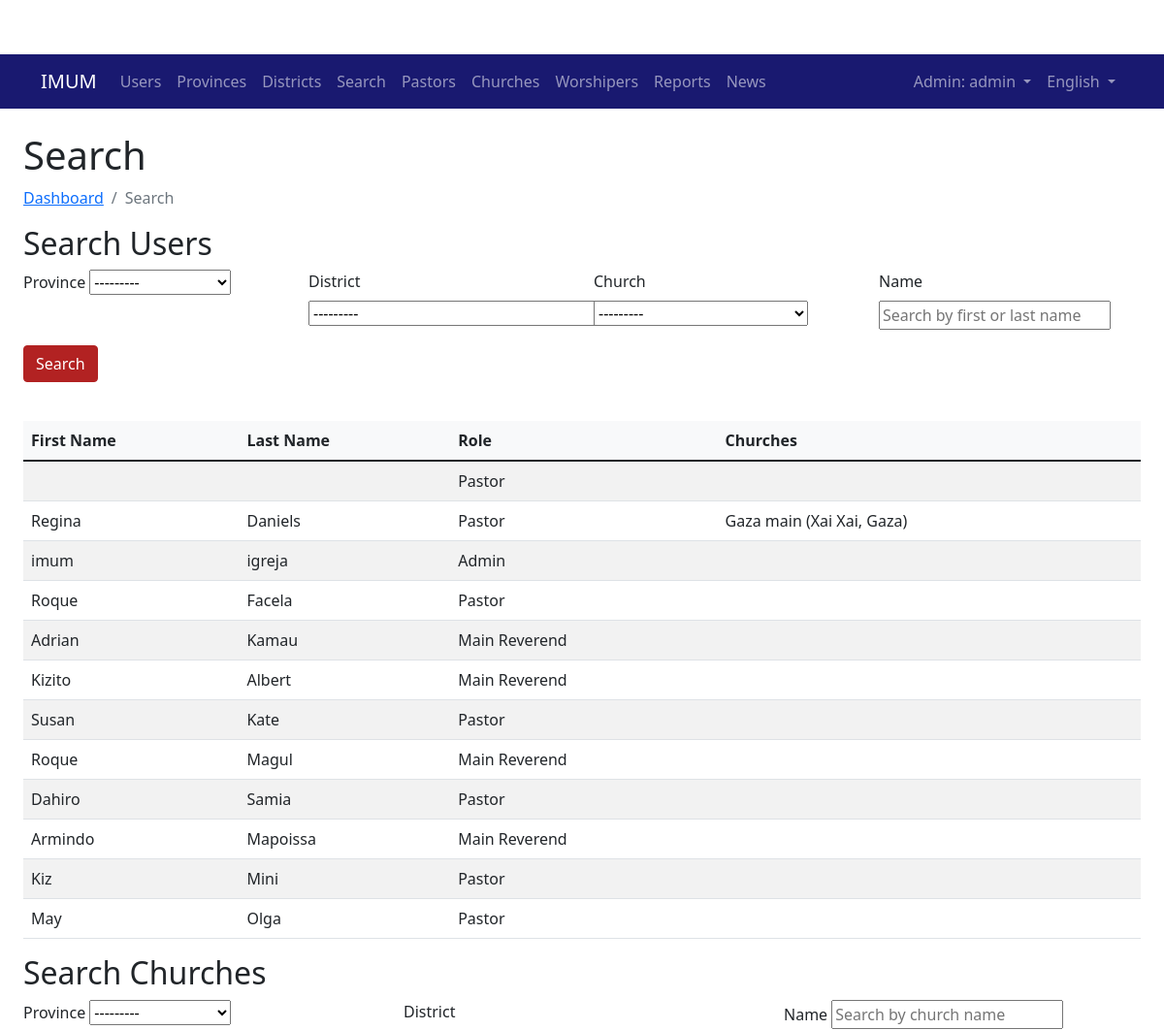
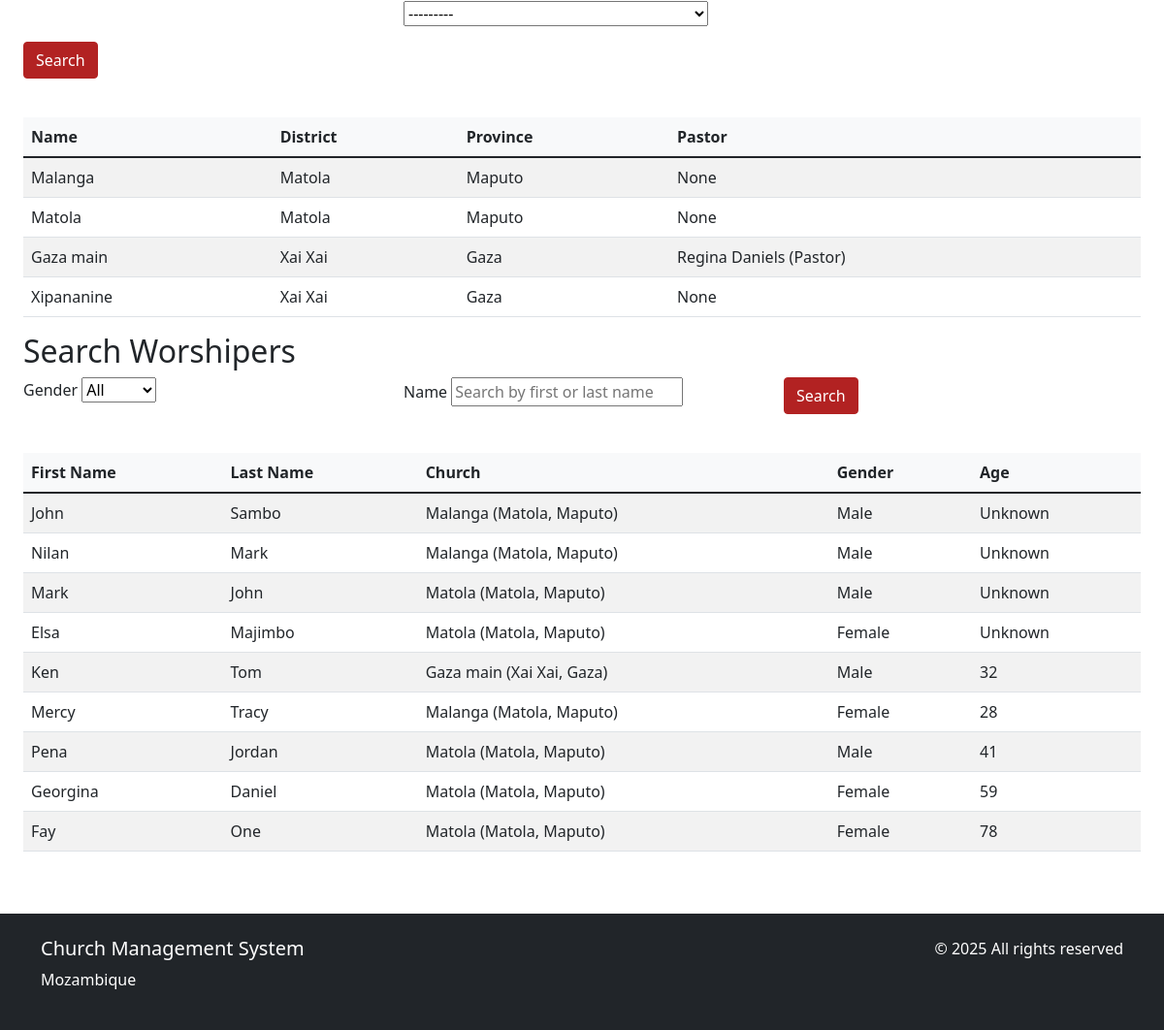
Screenshot of /search/ (signed in) with the database file from the repository (2 pictures, top to bottom).
### church/models.py (models this page shows, shortened)
class User(AbstractUser):
    ROLE_CHOICES = (
        ('ADMIN', _('Admin')),
        ('MAIN_REVEREND', _('Main Reverend')),
        ('PASTOR', _('Pastor')),
    )
    GENDER_CHOICES = (
        ('M', _('Male')),
        ('F', _('Female')),
        ('O', _('Other')),
    )
    PASTOR_CATEGORY_CHOICES = (
        ('DEACON', _('Deacon')),
        ('PROBATIONARY', _('Probationary')),
        ('PRESBYTER', _('Presbyter')),
    )
    role = models.CharField(max_length=20, choices=ROLE_CHOICES, default='PASTOR')
    phone_number = models.CharField(max_length=20, blank=True, null=True)
    profile_picture = models.ImageField(upload_to='profile_pics/', blank=True, null=True)
    address = models.TextField(blank=True, null=True)
    gender = models.CharField(max_length=1, choices=GENDER_CHOICES, blank=True, null=True)
    date_of_birth = models.DateField(blank=True, null=True)
    created_by = models.ForeignKey(
        'self',
        on_delete=models.SET_NULL,
        null=True,
        blank=True,
        related_name='created_users',
        verbose_name=_('Created By')
    )
    groups = models.ManyToManyField(
        Group,
        verbose_name=_('groups'),
        blank=True,
        help_text=_(
            'The groups this user belongs to. A user will get all permissions '
            'granted to each of their groups.'
        ),
        related_name="church_user_set",
        related_query_name="church_user",
    )
    user_permissions = models.ManyToManyField(
        Permission,
        verbose_name=_('user permissions'),
        blank=True,
        help_text=_('Specific permissions for this user.'),
        related_name="church_user_set",
        related_query_name="church_user",
    )
    pastor_category = models.CharField(
        max_length=20,
        choices=PASTOR_CATEGORY_CHOICES,
        null=True,
        blank=True,
        verbose_name=_('Pastor Category')
    )
    class Meta:
        verbose_name = _('user')
        verbose_name_plural = _('users')
    def __str__(self):
        return f"{self.get_full_name() or self.username} ({self.get_role_display()})"

class Church(models.Model):
    name = models.CharField(max_length=200)
    district = models.ForeignKey(District, on_delete=models.CASCADE, related_name='churches')
    pastor = models.ForeignKey(User, on_delete=models.SET_NULL, null=True, blank=True,
                             limit_choices_to={'role': 'PASTOR'}, related_name = 'churches')
    address = models.TextField()
    established_date = models.DateField()
    class Meta:
        verbose_name = _('Church')
        verbose_name_plural = _('Churches')
        ordering = ['name']
    def __str__(self):
        return f"{self.name} ({self.district})"

class District(models.Model):
    name = models.CharField(max_length=100)
    province = models.ForeignKey(Province, on_delete=models.CASCADE, related_name='districts')
    main_reverend = models.ForeignKey(User, on_delete=models.SET_NULL, null=True, blank=True,
                                    limit_choices_to={'role': 'MAIN_REVEREND'})
    class Meta:
        verbose_name = _('District')
        verbose_name_plural = _('Districts')
        ordering = ['province', 'name']
        unique_together = ('name', 'province')
    def __str__(self):
        return f"{self.name}, {self.province.name}"

class Province(models.Model):
    name = models.CharField(max_length=100, unique=True)
    code = models.CharField(max_length=10, unique=True)
    class Meta:
        verbose_name = _('Province')
        verbose_name_plural = _('Provinces')
        ordering = ['name']
    def __str__(self):
        return self.name

class Worshiper(models.Model):
    GENDER_CHOICES = (
        ('M', _('Male')),
        ('F', _('Female')),
        ('O', _('Other')),
    )
    first_name = models.CharField(max_length=100, verbose_name=_('First Name'))
    last_name = models.CharField(max_length=100, verbose_name=_('Last Name'))
    church = models.ForeignKey(Church, on_delete=models.CASCADE, related_name='worshipers', verbose_name=_('Church'))
    phone_number = models.CharField(max_length=20, blank=True, null=True, verbose_name=_('Phone Number'))
    email = models.EmailField(blank=True, null=True, verbose_name=_('Email'))
    is_baptized = models.BooleanField(default=False, verbose_name=_('Is Baptized'))
    is_deceased = models.BooleanField(default=False)
    gender = models.CharField(max_length=1, choices=GENDER_CHOICES, blank=True, null=True, verbose_name=_('Gender'))
    date_of_birth = models.DateField(blank=True, null=True, verbose_name=_('Date of Birth'))
    created_at = models.DateTimeField(auto_now_add=True, verbose_name=_('Created At'))
    def get_age(self):
        if self.date_of_birth:
            today = datetime.date.today()
            return today.year - self.date_of_birth.year - ((today.month, today.day) < (self.date_of_birth.month, self.date_of_birth.day))
        return None
    class Meta:
        verbose_name = _('Worshiper')
        verbose_name_plural = _('Worshipers')
        indexes = [
            models.Index(fields=['is_baptized']),
            models.Index(fields=['is_deceased']),
            models.Index(fields=['gender']),
            models.Index(fields=['date_of_birth']),
            models.Index(fields=['email']),
            models.Index(fields=['church']),
        ]

### church/views.py (the view, shortened to what this page needs)
# urls.py: path('search/', views.search, name='search'),
@login_required
@user_passes_test(admin_required)
def search(request):
    user_form = AdminUserSearchForm(request.GET or None)
    church_form = AdminChurchSearchForm(request.GET or None)
    worshiper_form = AdminWorshiperSearchForm(request.GET or None)
    users = User.objects.select_related('created_by').prefetch_related('churches')
    churches = Church.objects.select_related('district__province', 'pastor')
    worshipers = Worshiper.objects.select_related('church__district__province')
    users, user_per_page = get_paginated_queryset(request, users.order_by('id'), default_per_page=30)
    churches, church_per_page = get_paginated_queryset(request, churches.order_by('id'), default_per_page=30)
    worshipers, worshiper_per_page = get_paginated_queryset(request, worshipers.order_by('id'), default_per_page=30)
    context = {
        'user_form': user_form,
        'church_form': church_form,
        'worshiper_form': worshiper_form,
        'users': users,
        'churches': churches,
        'worshipers': worshipers,
        'user_per_page': user_per_page,
        'church_per_page': church_per_page,
        'worshiper_per_page': worshiper_per_page,
    }
    logger.info(f"Admin search by {request.user.username}: {context}")
    return render(request, 'church/search.html', context)

### templates/church/search.html (shortened to what this page needs)
{% extends "church/base.html" %}
{% load i18n %}
{% block content %}
<div class="container-fluid">
    <h1>{% trans "Search" %}</h1>
    <nav aria-label="breadcrumb">
        <ol class="breadcrumb">
            <li class="breadcrumb-item"><a href="{% url 'church:dashboard' %}">{% trans "Dashboard" %}</a></li>
            <li class="breadcrumb-item active">{% trans "Search" %}</li>
        </ol>
    </nav>
    <h2>{% trans "Search Users" %}</h2>
    <form method="get" class="mb-4">
        <div class="row">
            {% for field in user_form %}
            <div class="col-md-3 mb-3">
                <label for="{{ field.id_for_label }}" class="form-label">{{ field.label }}</label>
                {{ field }}
            </div>
            {% endfor %}
            <div class="col-md-3 mb-3 align-self-end">
                <button type="submit" class="btn btn-primary">{% trans "Search" %}</button>
            </div>
        </div>
    </form>
    <div class="table-responsive">
        <table class="table table-striped">
            <thead>
                <tr>
                    <th>{% trans "First Name" %}</th>
                    <th>{% trans "Last Name" %}</th>
                    <th>{% trans "Role" %}</th>
                    <th>{% trans "Churches" %}</th>
                </tr>
            </thead>
            <tbody>
                {% for user in users %}
                <tr>
                    <td>{{ user.first_name }}</td>
                    <td>{{ user.last_name }}</td>
                    <td>{{ user.get_role_display }}</td>
                    <td>{{ user.churches.all|join:", " }}</td>
                </tr>
                {% empty %}
                <tr>
                    <td colspan="4" class="text-center">{% trans "No users found." %}</td>
                </tr>
                {% endfor %}
            </tbody>
        </table>
    </div>
    <h2>{% trans "Search Churches" %}</h2>
    <form method="get" class="mb-4">
        <div class="row">
            {% for field in church_form %}
            <div class="col-md-4 mb-3">
                <label for="{{ field.id_for_label }}" class="form-label">{{ field.label }}</label>
                {{ field }}
            </div>
            {% endfor %}
            <div class="col-md-4 mb-3 align-self-end">
                <button type="submit" class="btn btn-primary">{% trans "Search" %}</button>
            </div>
        </div>
    </form>
    <div class="table-responsive">
        <table class="table table-striped">
            <thead>
                <tr>
                    <th>{% trans "Name" %}</th>
                    <th>{% trans "District" %}</th>
                    <th>{% trans "Province" %}</th>
                    <th>{% trans "Pastor" %}</th>
                </tr>
            </thead>
            <tbody>
                {% for church in churches %}
                <tr>
                    <td>{{ church.name }}</td>
                    <td>{{ church.district.name }}</td>
                    <td>{{ church.district.province.name }}</td>
                    <td>{{ church.pastor|default:_("None") }}</td>
                </tr>
                {% empty %}
                <tr>
                    <td colspan="4" class="text-center">{% trans "No churches found." %}</td>
                </tr>
                {% endfor %}
            </tbody>
        </table>
    </div>
    <h2>{% trans "Search Worshipers" %}</h2>
    <form method="get" class="mb-4">
        <div class="row">
            {% for field in worshiper_form %}
            <div class="col-md-4 mb-3">
                <label for="{{ field.id_for_label }}" class="form-label">{{ field.label }}</label>
                {{ field }}
            </div>
            {% endfor %}
            <div class="col-md-4 mb-3 align-self-end">
                <button type="submit" class="btn btn-primary">{% trans "Search" %}</button>
            </div>
        </div>
    </form>
    <div class="table-responsive">
        <table class="table table-striped">
            <thead>
                <tr>
                    <th>{% trans "First Name" %}</th>
                    <th>{% trans "Last Name" %}</th>
                    <th>{% trans "Church" %}</th>
                    <th>{% trans "Gender" %}</th>
                    <th>{% trans "Age" %}</th>
                </tr>
            </thead>
            <tbody>
                {% for worshiper in worshipers %}
                <tr>
                    <td>{{ worshiper.first_name }}</td>
                    <td>{{ worshiper.last_name }}</td>
                    <td>{{ worshiper.church }}</td>
                    <td>{{ worshiper.get_gender_display }}</td>
                    <td>{{ worshiper.get_age|default:_("Unknown") }}</td>
                </tr>
                {% empty %}
                <tr>
                    <td colspan="5" class="text-center">{% trans "No worshipers found." %}</td>
                </tr>
                {% endfor %}
            </tbody>
        </table>
    </div>
</div>
{% endblock %}

### templates/church/base.html (shortened to what this page needs)
<!DOCTYPE html>
{% load i18n static %}
<html lang="{% if LANGUAGE_CODE %}{{ LANGUAGE_CODE }}{% else %}en{% endif %}">
<head>
    <link href="https://cdn.jsdelivr.net/npm/bootstrap@5.1.3/dist/css/bootstrap.min.css" rel="stylesheet">
    <link rel="stylesheet" href="https://cdn.jsdelivr.net/npm/bootstrap-icons@1.8.1/font/bootstrap-icons.css">
    <link rel="stylesheet" href="{% static 'css/custom.css' %}">
</head>
<body>
    <nav class="navbar navbar-expand-lg navbar-dark" style="background-color: #191970;">
        <div class="container">
            <a class="navbar-brand" href="{% url 'church:dashboard' %}">IMUM</a>
            <div class="collapse navbar-collapse" id="navbarNav">
                <ul class="navbar-nav me-auto">
                    {% if user.is_authenticated %}
                        {% if user.is_superuser or user.role == 'ADMIN' %}
                            <li class="nav-item">
                                <a class="nav-link" href="{% url 'church:user_list' %}">{% trans "Users" %}</a>
                            </li>
                            <li class="nav-item">
                                <a class="nav-link" href="{% url 'church:province_list' %}">{% trans "Provinces" %}</a>
                            </li>
                            <li class="nav-item">
                                <a class="nav-link" href="{% url 'church:district_list' %}">{% trans "Districts" %}</a>
                            </li>
                            <li class="nav-item">
                                <a class="nav-link" href="{% url 'church:search' %}">{% trans "Search" %}</a>
                            </li>
                        {% endif %}
                        {% if user.is_superuser or user.role == 'ADMIN' or user.role == 'MAIN_REVEREND' %}
                            <li class="nav-item">
                                <a class="nav-link" href="{% url 'church:pastor_list' %}">{% trans "Pastors" %}</a>
                            </li>
                            <li class="nav-item">
                                <a class="nav-link" href="{% url 'church:church_list' %}">{% trans "Churches" %}</a>
                            </li>
                        {% endif %}
                        <li class="nav-item">
                            <a class="nav-link" href="{% url 'church:worshiper_list' %}">{% trans "Worshipers" %}</a>
                        </li>
                        <li class="nav-item">
                            <a class="nav-link" href="{% url 'church:reports' %}">{% trans "Reports" %}</a>
                        </li>
                        <li class="nav-item">
                            <a class="nav-link" href="{% url 'church:news_list' %}">{% trans "News" %}</a>
                        </li>
                    {% endif %}
                </ul>
                <ul class="navbar-nav">
                    {% if user.is_authenticated %}
                        <li class="nav-item dropdown">
                            <a class="nav-link dropdown-toggle" href="#" id="navbarDropdown" role="button" data-bs-toggle="dropdown">
                                {{ user.get_role_display }}: {{ user.username }}
                            </a>
                        </li>
                    {% else %}
                        <li class="nav-item">
                            <a class="nav-link" href="{% url 'church:login' %}">{% trans "Login" %}</a>
                        </li>
                    {% endif %}
                    <li class="nav-item dropdown">
                        <a class="nav-link dropdown-toggle" href="#" id="languageDropdown" role="button" data-bs-toggle="dropdown">
                            {% if LANGUAGE_CODE == 'pt' %}Português{% else %}English{% endif %}
                        </a>
                    </li>
                </ul>
            </div>
        </div>
    </nav>
    <div class="container-fluid mt-4">
        {% block content %}
        {% endblock %}
    </div>
    <footer class="bg-dark text-white py-4 mt-5">
        <div class="container">
            <div class="row">
                <div class="col-md-6">
                    <h5>{% trans "Church Management System" %}</h5>
                    <p>{% trans "Mozambique" %}</p>
                </div>
                <div class="col-md-6 text-md-end">
                    <p>&copy; {% now "Y" %} {% trans "All rights reserved" %}</p>
                </div>
            </div>
        </div>
    </footer>
</body>
</html>

### rows the page displays
User: role "Admin", username "admin", first_name "imum", last_name "igreja"
User: role "Pastor"
User: first_name "Regina", last_name "Daniels", role "Pastor", churches.all "Gaza main (Xai Xai, Gaza)"
User: first_name "Roque", last_name "Facela", role "Pastor"
User: first_name "Adrian", last_name "Kamau", role "Main Reverend"
User: first_name "Kizito", last_name "Albert", role "Main Reverend"
User: first_name "Susan", last_name "Kate", role "Pastor"
User: first_name "Roque", last_name "Magul", role "Main Reverend"
User: first_name "Dahiro", last_name "Samia", role "Pastor"
User: first_name "Armindo", last_name "Mapoissa", role "Main Reverend"
User: first_name "Kiz", last_name "Mini", role "Pastor"
User: first_name "May", last_name "Olga", role "Pastor"
Church: name "Malanga", district.name "Matola", district.province.name "Maputo", pastor "None"
Church: name "Matola", district.name "Matola", district.province.name "Maputo", pastor "None"
Church: name "Gaza main", district.name "Xai Xai", district.province.name "Gaza", pastor "Regina Daniels (Pastor)"
Church: name "Xipananine", district.name "Xai Xai", district.province.name "Gaza", pastor "None"
Worshiper: first_name "John", last_name "Sambo", church "Malanga (Matola, Maputo)", gender "Male", get_age "Unknown"
Worshiper: first_name "Nilan", last_name "Mark", church "Malanga (Matola, Maputo)", gender "Male", get_age "Unknown"
Worshiper: first_name "Mark", last_name "John", church "Matola (Matola, Maputo)", gender "Male", get_age "Unknown"
Worshiper: first_name "Elsa", last_name "Majimbo", church "Matola (Matola, Maputo)", gender "Female", get_age "Unknown"
Worshiper: first_name "Ken", last_name "Tom", church "Gaza main (Xai Xai, Gaza)", gender "Male", get_age "32"
Worshiper: first_name "Mercy", last_name "Tracy", church "Malanga (Matola, Maputo)", gender "Female", get_age "28"
Worshiper: first_name "Pena", last_name "Jordan", church "Matola (Matola, Maputo)", gender "Male", get_age "41"
Worshiper: first_name "Georgina", last_name "Daniel", church "Matola (Matola, Maputo)", gender "Female", get_age "59"
Worshiper: first_name "Fay", last_name "One", church "Matola (Matola, Maputo)", gender "Female", get_age "78"

### other values shown
{{ field.label }} "Province" "District" "Church" "Name"
{{ field.label }} "Province" "District" "Name"
{{ field.label }} "Gender" "Name"
